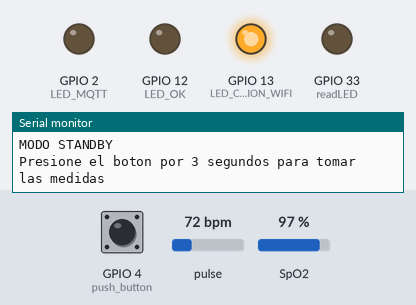
Bench run of a sketch on a simulated ESP32. On the bench: output pins drawn as LEDs (lit = HIGH), the last lines printed to the serial monitor. Dashed ring = blinking. The test bench sets the inputs (shaded band); at power-on: GPIO 4 (push_button) LOW, pulse 72 bpm, SpO2 97 %. WiFi joins after 1.5 s; servers stay silent unless stated; no MQTT or app messages arrive unless stated.

Above: at 7.2 s.
7.3 s: GPIO 4 (push_button) pulled HIGH for 1.45 s
At 7.71 s:
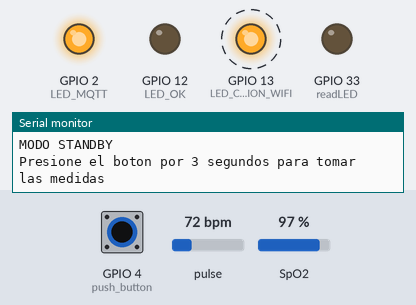
At 9.1 s:
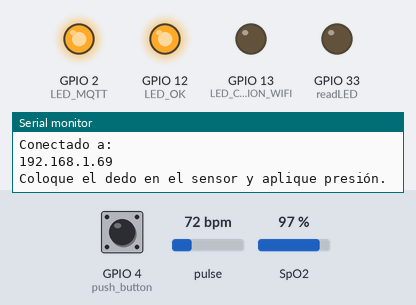
16.4 s: GPIO 4 (push_button) pulled HIGH for 3.2 s
At 26.65 s:
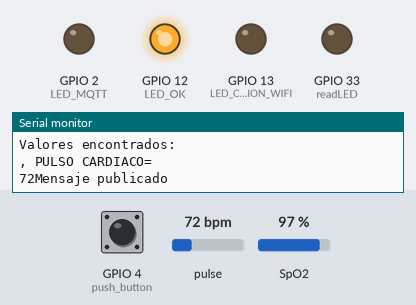
Timing chart, 0 to 27.1 s (numbered marks = the images above; inputs shaded):
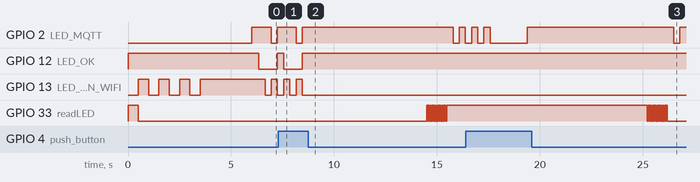

Measured:
- after the input at 7.3 s, GPIO 12 (LED_OK): goes on until 8.5 s, then stays HIGH; GPIO 13 (LED_CONEXION_WIFI): goes on until 8.5 s, then stays LOW; GPIO 33 (readLED): alternates HIGH for 0.04 s and LOW for 0.04 s, 25 changes in all, then stays HIGH, starting after 7.2 s
- after the input at 16.4 s, GPIO 12 (LED_OK): stops changing and stays HIGH; GPIO 13 (LED_CONEXION_WIFI): stops changing and stays LOW; GPIO 33 (readLED): alternates HIGH for 0.04 s and LOW for 0.04 s, 25 changes in all, then stays LOW, starting after 8.8 s

The sketch:

sintomasCOVID.ino
```cpp
/*
  AUTOR: JORGE ISUR BALDERAS RAMÍREZ
  FECHA: 07-12-2021
  DESCRIPCIÓN: PROGRAMA PARA MEDIR SINTOMAS DE COVID MEDIANTE EL SENSOR
               MAX30102
  CONEXIONES EN HARDWARE(ESP32CAM)
  -5V = 5V (3.3V también funciona)
  -GND = GND
  -SDA = GPIO15
  -SCL = GPIO14
  -INT = Not connected

  EL MAX30102 SOPORTA I2C LÓGICA EN 5V Y 3.3V, SE RECOMIENDA ENERGIZAR CON 5V
  A FIN DE TENER MAYOR PRECISIÓN EN LOS DATOS.
*/
/***************************************************************************************
DECLARACIÓN DE BIBLIOTECAS
****************************************************************************************/
#include <Wire.h> //BIBLIOTECA PARA EL MANEJO DE I2C
#include "MAX30105.h" //BIBLIOTECA PARA EL CONTROL DEL MAX3010X
#include "spo2_algorithm.h" //BIBLIOTECA PARA EL ALGORITMO QUE CÁLCULA OXIGENO EN SANGRE
#include <WiFi.h>  // Biblioteca para el control de WiFi
#include <PubSubClient.h> //Biblioteca para conexion MQTT
/***************************************************************************************
DECLARACIÓN DE INSTANCIA DEL SENSOR
****************************************************************************************/
MAX30105 particleSensor;
/***************************************************************************************
DATOS DEL WIFI
****************************************************************************************/
const char* ssid = "INFINITUM82A5_2.4";  // Aquí debes poner el nombre de tu red
const char* password = "buYATW7lG5";  // Aquí debes poner la contraseña de tu red
/***************************************************************************************
DATOS DEL BROKER MQTT
****************************************************************************************/
const char* mqtt_server = "192.168.1.69"; // Si estas en una red local, coloca la IP asignada, en caso contrario, coloca la IP publica
IPAddress server(192,168,1,69);
/***************************************************************************************
OBJETOS
****************************************************************************************/
WiFiClient esp32Client; // Este objeto maneja los datos de conexion WiFi
PubSubClient client(esp32Client); // Este objeto maneja los datos de conexion al broker

#define MAX_BRIGHTNESS 255

#if defined(__AVR_ATmega328P__) || defined(__AVR_ATmega168__)
uint16_t irBuffer[100]; //infrared LED sensor data
uint16_t redBuffer[100];  //red LED sensor data
#else
uint32_t irBuffer[100]; //infrared LED sensor data
uint32_t redBuffer[100];  //red LED sensor data
#endif

int32_t bufferLength; //LONGITUD DE LOS DATOS
int32_t spo2; //VALOR DEL OXIGENO EN SANGRE
int8_t validSPO2; //INDICADOR PARA MOSTRAR SI EL VALOR DEL SPO2 ES VALIDO
int32_t heartRate; //VALOR DE PULSO CARDIACO
int8_t validHeartRate; //INDICADOR PARA MOSTRAR SI EL VALOR DEL PULSO CARDIACO ES VALIDO
/**********************************************************************************
LEDS y PINES
***********************************************************************************/
#define LED_OK 12
#define LED_CONEXION_WIFI 13
#define LED_MQTT 2
byte readLED = 33; //PARPADEA CON CADA LECTURA DEL SENSOR
#define push_button 4

void setup()
{
  Serial.begin(115200); // INICIAR LA COMUNICACIÓN SERIAL
  Serial.println("Iniciando...\n");
  Serial.println("LECTOR DE SINTOMAS COVID.\n");
  pinMode(readLED, OUTPUT);
  pinMode(LED_OK, OUTPUT);
  pinMode(LED_CONEXION_WIFI, OUTPUT);
  pinMode(LED_MQTT,OUTPUT);
  pinMode(push_button,INPUT);
  digitalWrite(LED_OK,HIGH);//EL DISPOSITIVO SE ENCENDIO
  Serial.print("Conectar a ");
  Serial.println(ssid);

  WiFi.begin(ssid, password); // Esta es la función que realiz la conexión a WiFi

  while (WiFi.status() != WL_CONNECTED) { // Este bucle espera a que se realice la conexión
    digitalWrite(readLED, HIGH);
    delay(500); //dado que es de suma importancia esperar a la conexión, debe usarse espera bloqueante
    digitalWrite(readLED, LOW);
    conectando(LED_CONEXION_WIFI);
    Serial.print(".");  // Indicador de progreso
    delay (2);
  }

  // Cuando se haya logrado la conexión, el programa avanzará, por lo tanto, puede informarse lo siguiente
  Serial.println();
  Serial.println("WiFi conectado");
  Serial.println("Direccion IP: ");
  Serial.println(WiFi.localIP());

  // Si se logro la conexión, encender led
  if (WiFi.status () > 0){
    digitalWrite(readLED, LOW);
    digitalWrite(LED_CONEXION_WIFI, HIGH);
  }
  delay (1000); // Esta espera es solo una formalidad antes de iniciar la comunicación con el broker
  // Conexión con el broker MQTT
  client.setServer(server, 1883); // Conectarse a la IP del broker en el puerto indicado
  delay(1500);  // Esta espera es preventiva, espera a la conexión para no perder información

  // Initialize sensor
  Wire.begin(15,14);
  if (!particleSensor.begin(Wire, I2C_SPEED_FAST)) //Use default I2C port, 400kHz speed
  {
    Serial.println(F("MAX3010X NO ENCONTRADO. POR FAVOR REVISE EL CABLEADO O LA ALIMENTACIÓN. \n"));
    conectando(LED_OK);
    while (1);
  }
}

void loop()
{
  //Verificar siempre que haya conexión al broker
  Serial.println("Conectando a broker MQTT...");
  if (!client.connected()) {
    reconnect();  // En caso de que no haya conexión, ejecutar la función de reconexión, definida despues del void setup ()
  }// fin del if (!client.connected())
  Serial.println("Conectado a:");
  Serial.println(server);
  client.loop(); // Esta función es muy importante, ejecuta de manera no bloqueante las funciones necesarias para la comunicación con el broker
  digitalWrite(LED_MQTT,HIGH);
  digitalWrite(LED_OK,HIGH);
  int push_button_state = digitalRead(push_button);
  if(push_button_state==HIGH){
    Serial.println(F("Coloque el dedo en el sensor y aplique presión.\n"));
    delay(2000);
    byte ledBrightness = 60; //Options: 0=Off to 255=50mA
    byte sampleAverage = 4; //Options: 1, 2, 4, 8, 16, 32
    byte ledMode = 2; //Options: 1 = Red only, 2 = Red + IR, 3 = Red + IR + Green
    byte sampleRate = 100; //Options: 50, 100, 200, 400, 800, 1000, 1600, 3200
    int pulseWidth = 411; //Options: 69, 118, 215, 411
    int adcRange = 4096; //Options: 2048, 4096, 8192, 16384

    particleSensor.setup(ledBrightness, sampleAverage, ledMode, sampleRate, pulseWidth, adcRange); //Configure sensor with these settings
    particleSensor.enableDIETEMPRDY(); //Enable the temp ready interrupt. This is required.
    bufferLength = 100; //buffer length of 100 stores 4 seconds of samples running at 25sps
    //read the first 100 samples, and determine the signal range
    for (byte i = 0 ; i < bufferLength ; i++){
      while (particleSensor.available() == false){ //do we have new data?
        particleSensor.check(); //Check the sensor for new data
      }
      redBuffer[i] = particleSensor.getRed();
      irBuffer[i] = particleSensor.getIR();
      particleSensor.nextSample(); //We're finished with this sample so move to next sample

      Serial.print(F("red="));
      Serial.print(redBuffer[i], DEC);
      Serial.print(F(", ir="));
      Serial.println(irBuffer[i], DEC);
    }

    //CALCULAR EL PULSO CARDIACO Y OXIGENACIÓN DESPUES DE 100 MUESTRAS(PRIMEROS 4 SEGUNDOS)
    maxim_heart_rate_and_oxygen_saturation(irBuffer, bufferLength, redBuffer, &spo2, &validSPO2, &heartRate, &validHeartRate);
    //DESECHANDO LOS PRIMEROS 25 SETS DE MUESTRAS EN MEMORIA Y RECORRIENDO
    //LAS ULTIMAS 75 MUESTRAS AL PRINCIPIO.
    for (byte i = 25; i < 100; i++){
      redBuffer[i - 25] = redBuffer[i];
      irBuffer[i - 25] = irBuffer[i];
    }
    //take 25 sets of samples before calculating the heart rate.
    for (byte i = 75; i < 100; i++)
    {
      while (particleSensor.available() == false){ //¿TENEMOS NUEVAS LECTURAS?
        particleSensor.check(); //MONITOREA EL SENSOR POR NUEVOS DATOS.
      }
      digitalWrite(readLED, !digitalRead(readLED)); //Blink onboard LED with every data read

      redBuffer[i] = particleSensor.getRed();
      irBuffer[i] = particleSensor.getIR();
      particleSensor.nextSample(); //We're finished with this sample so move to next sample
      //Serial.print(F("red="));
      //Serial.print(redBuffer[i], DEC);
      //Serial.print(F(", ir="));
      //Serial.print(irBuffer[i], DEC);
      Serial.println("Tomando valores...\n");
    }
    //After gathering 25 new samples recalculate HR and SP02
    maxim_heart_rate_and_oxygen_saturation(irBuffer, bufferLength, redBuffer, &spo2, &validSPO2, &heartRate, &validHeartRate);
    //send samples and calculation result to terminal program through UART
      Serial.println("Valores encontrados:\n");
      Serial.print(F(", PULSO CARDIACO=\n"));
      Serial.print(heartRate, DEC);
      char pulso[10];
      itoa(heartRate,pulso,10);//CONVERTIR INT-->CHAR[] PARA ENVIAR POR MQTT

      //client.loop(); // Esta función es muy importante, ejecuta de manera no bloqueante las funciones necesarias para la comunicación con el broker
      //client.publish("isur/pulso",pulso);
      if(!client.publish("isur/pulso",pulso)){
        Serial.print("No sé pudo publicar en isur/pulso.\n");
        Serial.print("Error:");
        Serial.print(client.state()); // Muestra el codigo de error
        digitalWrite(LED_OK,HIGH);
        delay(300);
        digitalWrite(LED_OK,LOW);
        delay(300);
        digitalWrite(LED_OK,HIGH);
        delay(300);
        digitalWrite(LED_OK,LOW);
        delay(1000);
      }
      else{
        Serial.print("Mensaje publicado\n");
        digitalWrite(LED_MQTT,HIGH);
        delay(300);
        digitalWrite(LED_MQTT,LOW);
        delay(300);
        digitalWrite(LED_MQTT,HIGH);
        delay(300);
        digitalWrite(LED_MQTT,LOW);
        delay(300);
      }
      Serial.print(F(", PULSO CARDIACO VALIDO=\n"));
      Serial.print(validHeartRate, DEC);

      Serial.print(F(", OXIGENO EN SANGRE=\n"));
      Serial.print(spo2, DEC);
      char oxigeno[10];
      itoa(spo2,oxigeno,10);//CONVERTIR INT-->CHAR[] PARA ENVIAR POR MQTT
      //client.loop(); // Esta función es muy importante, ejecuta de manera no bloqueante las funciones necesarias para la comunicación con el broker
      //client.publish("isur/oxigeno",oxigeno);
      if(!client.publish("isur/oxigeno",oxigeno)){
        Serial.print("No se pudo publicar en isur/oxigeno.\n");
        Serial.print("Error:");
        Serial.print(client.state()); // Muestra el codigo de error
        digitalWrite(LED_OK,HIGH);
        delay(300);
        digitalWrite(LED_OK,LOW);
        delay(300);
        digitalWrite(LED_OK,HIGH);
        delay(300);
        digitalWrite(LED_OK,LOW);
        delay(1000);
      }
      else{
        Serial.print("Mensaje publicado\n");
        digitalWrite(LED_MQTT,HIGH);
        delay(300);
        digitalWrite(LED_MQTT,LOW);
        delay(300);
        digitalWrite(LED_MQTT,HIGH);
        delay(300);
        digitalWrite(LED_MQTT,LOW);
        delay(300);
      }
      Serial.print(F(", OXIGENO EN SANGRE VALIDO=\n"));
      Serial.println(validSPO2, DEC);
      delay(1500);
  }//FIN IF_BUTTON
  else{
    Serial.println("MODO STANDBY");
    Serial.println("Presione el boton por 3 segundos para tomar las medidas");
    standby();
  }
}
// Función para reconectarse
void reconnect() {
  // Bucle hasta lograr conexión
  while (!client.connected()) { // Pregunta si hay conexión
    digitalWrite(LED_MQTT,LOW);
    Serial.print("Tratando de contectarse...");
    // Intentar reconexión
    digitalWrite(LED_MQTT,HIGH);
    if (client.connect("ESP32CAMClient")) { //Pregunta por el resultado del intento de conexión
      Serial.println("Conectado");
    }// fin del  if (client.connect("ESP32CAMClient"))
    else {  //en caso de que la conexión no se logre
      Serial.print("Conexion fallida, Error rc=");
      Serial.print(client.state()); // Muestra el codigo de error
      Serial.println(" Volviendo a intentar en 5 segundos");
      conectando(LED_MQTT);
      Serial.println (client.connected ()); // Muestra estatus de conexión
    }// fin del else
  }// fin del bucle while (!client.connected())
}// fin de void reconnect()
void conectando(int LED){
  digitalWrite(LED,HIGH);
  delay(500);
  digitalWrite(LED,LOW);
  delay(500);
  digitalWrite(LED,HIGH);
  delay(500);
  digitalWrite(LED,LOW);
  delay(500);
  digitalWrite(LED,HIGH);
  delay(500);
  digitalWrite(LED,LOW);
  delay(500);
  digitalWrite(LED,HIGH);
}
void standby(){
  digitalWrite(LED_OK,HIGH);
  delay(300);
  digitalWrite(LED_CONEXION_WIFI,HIGH);
  digitalWrite(LED_OK,LOW);
  delay(300);
  digitalWrite(LED_MQTT,HIGH);
  digitalWrite(LED_CONEXION_WIFI,LOW);
  delay(300);
  digitalWrite(LED_CONEXION_WIFI,HIGH);
  digitalWrite(LED_MQTT,LOW);
  delay(300);
  digitalWrite(LED_OK,HIGH);
  digitalWrite(LED_CONEXION_WIFI,LOW);
}
```
